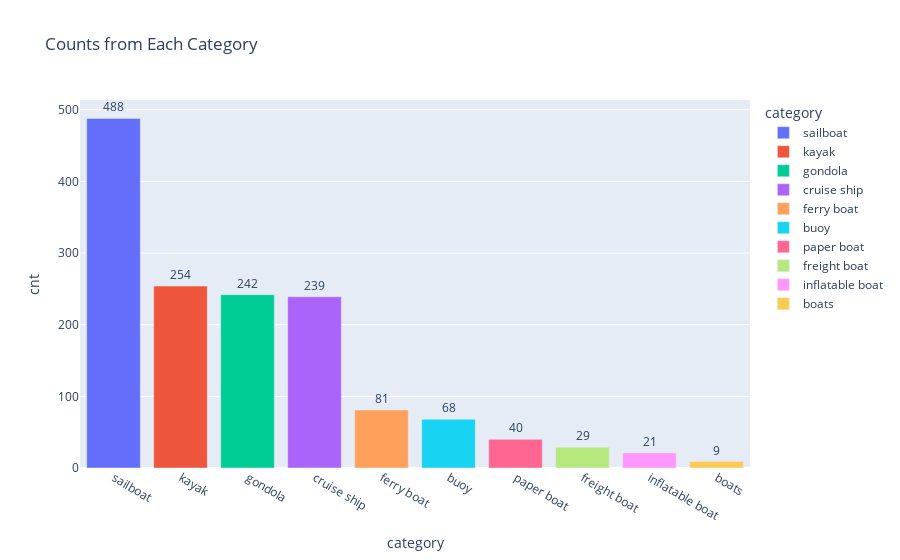

Notebook source saved alongside this figure:
### Code cell
fig=px.bar(gby_cnt,x = 'category',y = 'cnt',color = 'category',title = 'Counts from Each Category', text = 'cnt')
fig.update_traces(textposition='outside')
fig.update_layout(uniformtext_minsize=8, uniformtext_mode='hide')
fig.show()
plt.savefig('counts_category.png')

### Figure 1 — Plotly figure (JSON) as saved in the notebook; plotly's stock layout.template omitted (floating-point values rounded to 4 significant figures)
{"data": [{"alignmentgroup": "True", "hovertemplate": "category=%{x}<br>cnt=%{text}<extra></extra>", "legendgroup": "sailboat", "marker": {"color": "#636efa"}, "name": "sailboat", "offsetgroup": "sailboat", "orientation": "v", "showlegend": true, "text": [488], "textposition": "outside", "type": "bar", "x": ["sailboat"], "xaxis": "x", "y": [488], "yaxis": "y"}, {"alignmentgroup": "True", "hovertemplate": "category=%{x}<br>cnt=%{text}<extra></extra>", "legendgroup": "kayak", "marker": {"color": "#EF553B"}, "name": "kayak", "offsetgroup": "kayak", "orientation": "v", "showlegend": true, "text": [254], "textposition": "outside", "type": "bar", "x": ["kayak"], "xaxis": "x", "y": [254], "yaxis": "y"}, {"alignmentgroup": "True", "hovertemplate": "category=%{x}<br>cnt=%{text}<extra></extra>", "legendgroup": "gondola", "marker": {"color": "#00cc96"}, "name": "gondola", "offsetgroup": "gondola", "orientation": "v", "showlegend": true, "text": [242], "textposition": "outside", "type": "bar", "x": ["gondola"], "xaxis": "x", "y": [242], "yaxis": "y"}, {"alignmentgroup": "True", "hovertemplate": "category=%{x}<br>cnt=%{text}<extra></extra>", "legendgroup": "cruise ship", "marker": {"color": "#ab63fa"}, "name": "cruise ship", "offsetgroup": "cruise ship", "orientation": "v", "showlegend": true, "text": [239], "textposition": "outside", "type": "bar", "x": ["cruise ship"], "xaxis": "x", "y": [239], "yaxis": "y"}, {"alignmentgroup": "True", "hovertemplate": "category=%{x}<br>cnt=%{text}<extra></extra>", "legendgroup": "ferry boat", "marker": {"color": "#FFA15A"}, "name": "ferry boat", "offsetgroup": "ferry boat", "orientation": "v", "showlegend": true, "text": [81], "textposition": "outside", "type": "bar", "x": ["ferry boat"], "xaxis": "x", "y": [81], "yaxis": "y"}, {"alignmentgroup": "True", "hovertemplate": "category=%{x}<br>cnt=%{text}<extra></extra>", "legendgroup": "buoy", "marker": {"color": "#19d3f3"}, "name": "buoy", "offsetgroup": "buoy", "orientation": "v", "showlegend": true, "text": [68], "textposition": "outside", "type": "bar", "x": ["buoy"], "xaxis": "x", "y": [68], "yaxis": "y"}, {"alignmentgroup": "True", "hovertemplate": "category=%{x}<br>cnt=%{text}<extra></extra>", "legendgroup": "paper boat", "marker": {"color": "#FF6692"}, "name": "paper boat", "offsetgroup": "paper boat", "orientation": "v", "showlegend": true, "text": [40], "textposition": "outside", "type": "bar", "x": ["paper boat"], "xaxis": "x", "y": [40], "yaxis": "y"}, {"alignmentgroup": "True", "hovertemplate": "category=%{x}<br>cnt=%{text}<extra></extra>", "legendgroup": "freight boat", "marker": {"color": "#B6E880"}, "name": "freight boat", "offsetgroup": "freight boat", "orientation": "v", "showlegend": true, "text": [29], "textposition": "outside", "type": "bar", "x": ["freight boat"], "xaxis": "x", "y": [29], "yaxis": "y"}, {"alignmentgroup": "True", "hovertemplate": "category=%{x}<br>cnt=%{text}<extra></extra>", "legendgroup": "inflatable boat", "marker": {"color": "#FF97FF"}, "name": "inflatable boat", "offsetgroup": "inflatable boat", "orientation": "v", "showlegend": true, "text": [21], "textposition": "outside", "type": "bar", "x": ["inflatable boat"], "xaxis": "x", "y": [21], "yaxis": "y"}, {"alignmentgroup": "True", "hovertemplate": "category=%{x}<br>cnt=%{text}<extra></extra>", "legendgroup": "boats", "marker": {"color": "#FECB52"}, "name": "boats", "offsetgroup": "boats", "orientation": "v", "showlegend": true, "text": [9], "textposition": "outside", "type": "bar", "x": ["boats"], "xaxis": "x", "y": [9], "yaxis": "y"}], "layout": {"barmode": "relative", "legend": {"title": {"text": "category"}, "tracegroupgap": 0}, "title": {"text": "Counts from Each Category"}, "uniformtext": {"minsize": 8, "mode": "hide"}, "xaxis": {"anchor": "y", "categoryarray": ["sailboat", "kayak", "gondola", "cruise ship", "ferry boat", "buoy", "paper boat", "freight boat", "inflatable boat", "boats"], "categoryorder": "array", "domain": [0, 1], "title": {"text": "category"}}, "yaxis": {"anchor": "x", "domain": [0, 1], "title": {"text": "cnt"}}}}
